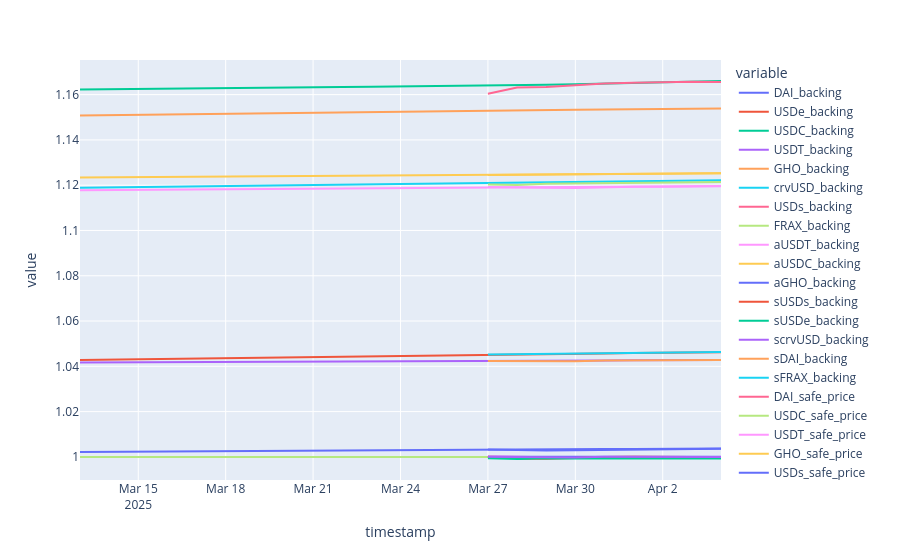

Notebook code for this chart:
### Code cell
from mainnet_launch.constants import *
from mainnet_launch.abis import *

from mainnet_launch.data_fetching.get_events import *
from mainnet_launch.data_fetching.get_state_by_block import *

from fetch_usd_asset_discounts import (
    build_autoUSD_token_backing_calls,
    build_autoUSD_token_safe_price_calls,
    stablecoin_tuples,
)

# some goals

# get token prices from on chain sources


backing_calls = build_autoUSD_token_backing_calls()
safe_price_calls = build_autoUSD_token_safe_price_calls()

blocks = build_blocks_to_use(ETH_CHAIN, 22032640)

df = get_raw_state_by_blocks([*backing_calls, *safe_price_calls], blocks, ETH_CHAIN)
